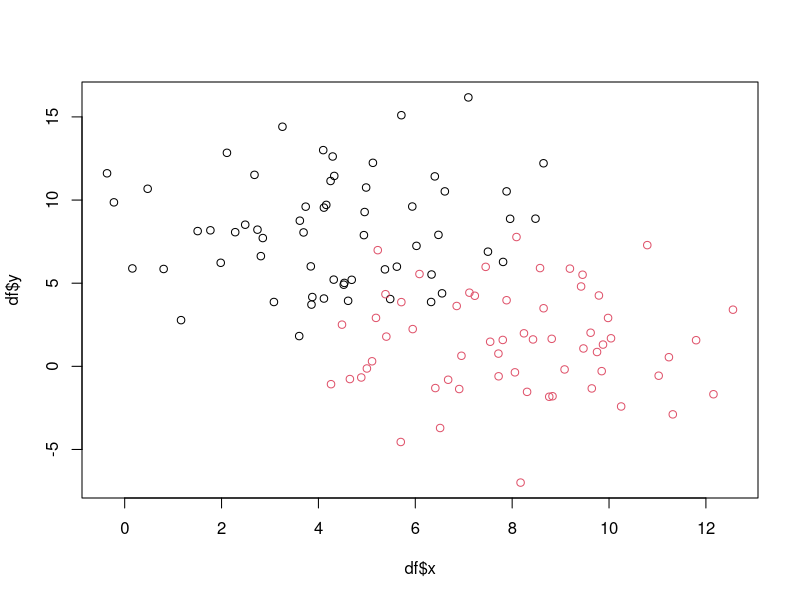
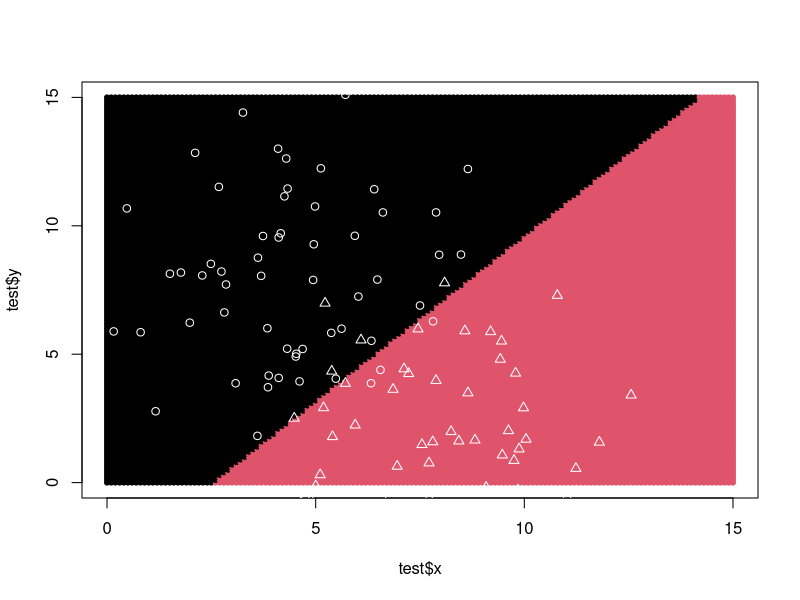

The R source for these figures, in order:
library(e1071)
library(dplyr)

str(iris)
svm_model <- svm(Species~.,data = iris,kernel="sigmoid")
print(svm_model)
pred <- predict(svm_model,iris)
table(pred,iris$Species)

svm_model$SV





x1<-rnorm(60,4,2)
y1<-rnorm(60,8,3)
x2<-rnorm(60,8,2)
y2<-rnorm(60,2,3)

df1 <- data.frame(x=x1,y=y1,class="16")
df2 <- data.frame(x=x2,y=y2,class="18")


df <- rbind(df1,df2)

df$class<-factor(df$class)


plot(df$x,df$y,col=df$class)

x <- seq(0,15,by = 0.1)
y <- seq(0,15,by = 0.1)
test<-expand.grid(x=x,y=y)
svm_model <- svm(class~.,data = df,kernel="linear")
pred<-predict(svm_model,test)
plot(test$x,test$y,col=pred,pch=20)
points(df$x,df$y,col="white",pch=as.numeric(df$class))



